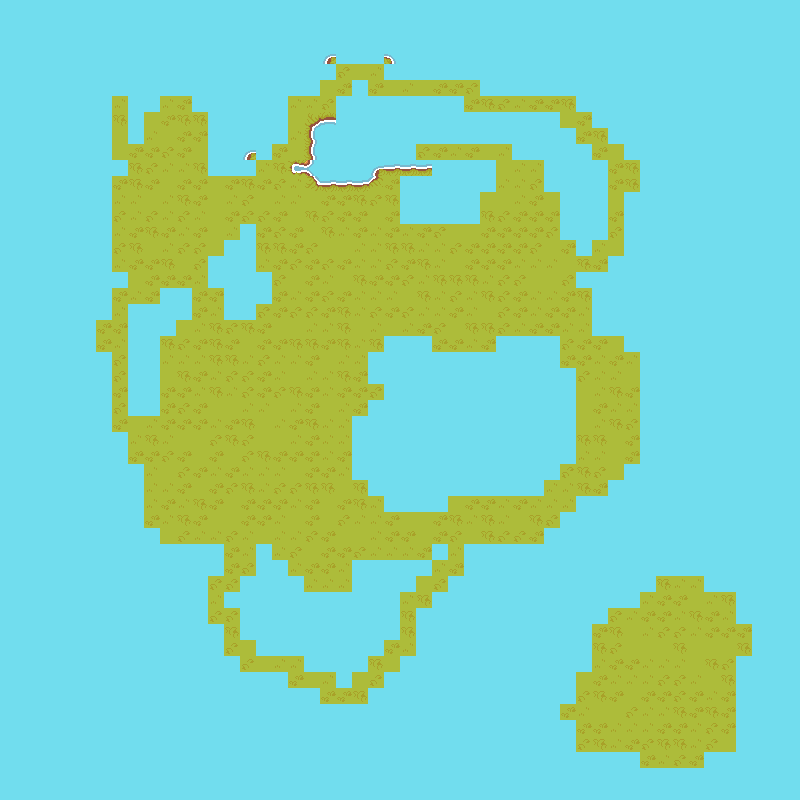

A level layout from a 2D game, rendered from its tile map. Below: a short description, then the map file with tile-grid data replaced by summaries:
An orthogonal 50x50 tile map with 16x16 px tiles, 1 tile layer (Tile Layer 1), 2 tilesets.

<map version="1.10" tiledversion="1.11.0" orientation="orthogonal" renderorder="right-down" width="50" height="50" tilewidth="16" tileheight="16" infinite="0" nextlayerid="2" nextobjectid="1">
 <tileset firstgid="1" source="TilesetWater.tsx" />
 <tileset firstgid="477" source="TilesetFloor.tsx" />
 <layer id="1" name="Tile Layer 1" width="50" height="50">
  <data>[2500 cells, 2500 non-empty, 18 distinct tile ids]</data>
 </layer>
</map>
